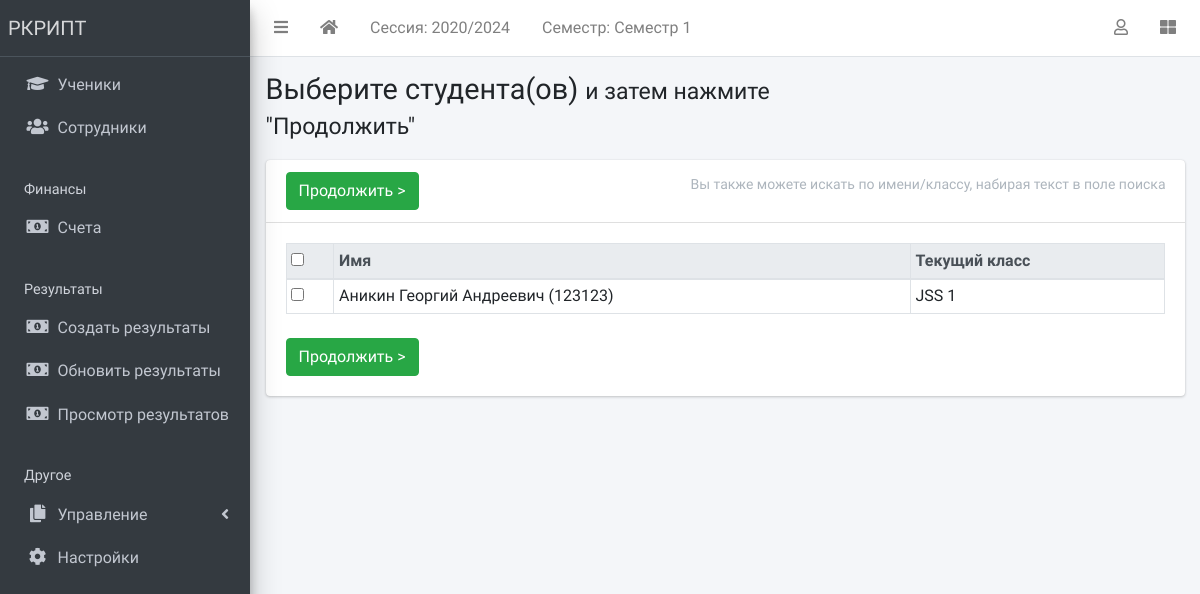
Page /result/create/ (signed in) on the earlier database version.
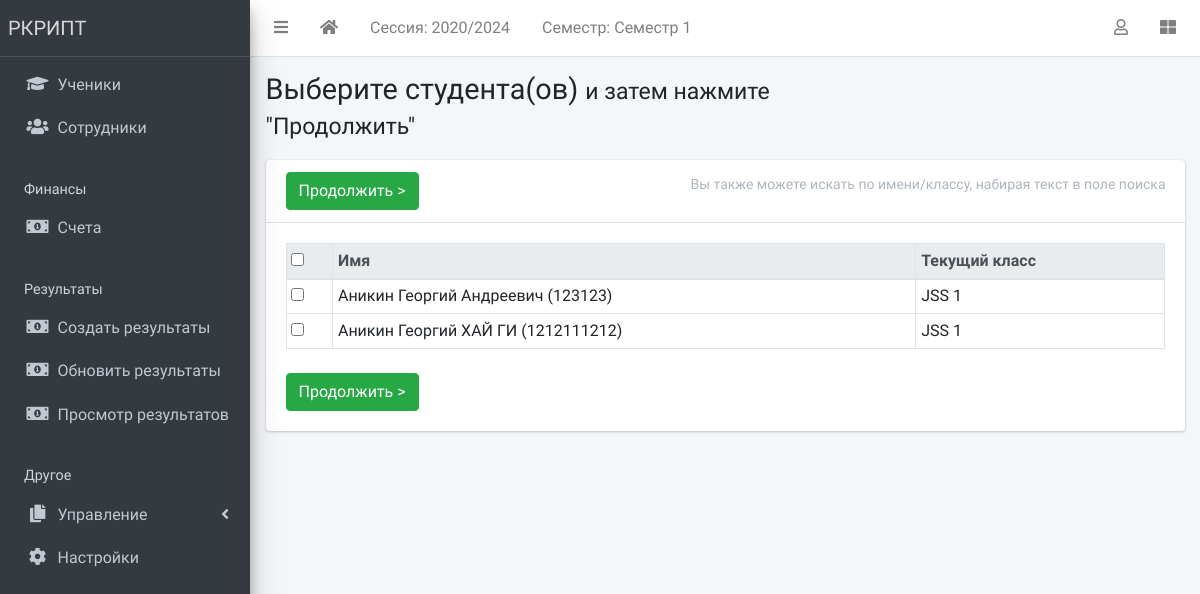
Same page on the later database version.
### apps/students/models.py (models this page shows, shortened)
class Student(models.Model):
    STATUS_CHOICES = [("active", "Active"), ("inactive", "Inactive")]
    GENDER_CHOICES = [("male", "Male"), ("female", "Female")]
    current_status = models.CharField(
        max_length=10, choices=STATUS_CHOICES, default="active"
    )
    registration_number = models.CharField(max_length=200, unique=True)
    surname = models.CharField(max_length=200)
    firstname = models.CharField(max_length=200)
    other_name = models.CharField(max_length=200, blank=True)
    gender = models.CharField(max_length=10, choices=GENDER_CHOICES, default="male")
    date_of_birth = models.DateField(default=timezone.now)
    current_class = models.ForeignKey(
        StudentClass, on_delete=models.SET_NULL, blank=True, null=True
    )
    date_of_admission = models.DateField(default=timezone.now)
    mobile_num_regex = RegexValidator(
        regex="^[0-9]{10,15}$", message="Entered mobile number isn't in a right format!"
    )
    parent_mobile_number = models.CharField(
        validators=[mobile_num_regex], max_length=13, blank=True
    )
    address = models.TextField(blank=True)
    others = models.TextField(blank=True)
    passport = models.ImageField(blank=True, upload_to="students/passports/")
    class Meta:
        ordering = ["surname", "firstname", "other_name"]
    def __str__(self):
        return f"{self.surname} {self.firstname} {self.other_name} ({self.registration_number})"

### apps/corecode/models.py (models this page shows)
class StudentClass(models.Model):
    name = models.CharField(max_length=200, unique=True)
    class Meta:
        verbose_name = "Class"
        verbose_name_plural = "Classes"
        ordering = ["name"]
    def __str__(self):
        return self.name

### apps/result/views.py (the view, shortened to what this page needs)
# urls.py: path("create/", create_result, name="create-result"),
@login_required
def create_result(request):
    students = Student.objects.all()
    return render(request, "result/create_result.html", {"students": students})

### apps/corecode/context_processors.py (called while the page is built)
def site_defaults(request):
    current_session = AcademicSession.objects.get(current=True)
    current_term = AcademicTerm.objects.get(current=True)
    vals = SiteConfig.objects.all()
    contexts = {
        "current_session": current_session.name,
        "current_term": current_term.name,
    }
    for val in vals:
        contexts[val.key] = val.value
    return contexts

### apps/result/templates/result/create_result.html (shortened to what this page needs)
{% extends 'base.html' %}
{% block title %}
  Выберите студента(ов) <span class="small">и затем нажмите "Продолжить"</span>
{% endblock title %}
{% block content-header %}
  <form method="POST">
  <div class="card-header">
    <h3 class="card-title">
      <input type="submit" class="btn btn-success" value="Продолжить >">
    </h3>
    <div class="card-tools">
      <p class="small btn btn-tool">Вы также можете искать по имени/классу, набирая текст в поле поиска</p>
    </div>
  </div>
{% endblock content-header %}
{% block content %}
  <table id="studenttable" class="table table-sm table-bordered" data-page-length='100'>
    <thead class="thead-light">
      <tr>
        <th><input type="checkbox" id="selecter"></th>
        <th>Имя</th>
        <th>Текущий класс</th>
      </tr>
    </thead>
    <tbody>
      {% for student in students %}
        <tr>
          <td><input type="checkbox" id="{{ student.id }}" name="students" value="{{ student.id}}"></td>
          <td>{{student}} </td>
          <td>{{student.current_class}}</td>
        </tr>
      {% endfor %}
    </tbody>
  </table>
  <input type="submit" class="btn btn-success mt-2" value="Продолжить >">
</form>
{% endblock content %}

Differences in the rows shown:
added Student: surname+firstname+other_name "Аникин Георгий ХАЙ ГИ (1212111212)", current_class "JSS 1"
